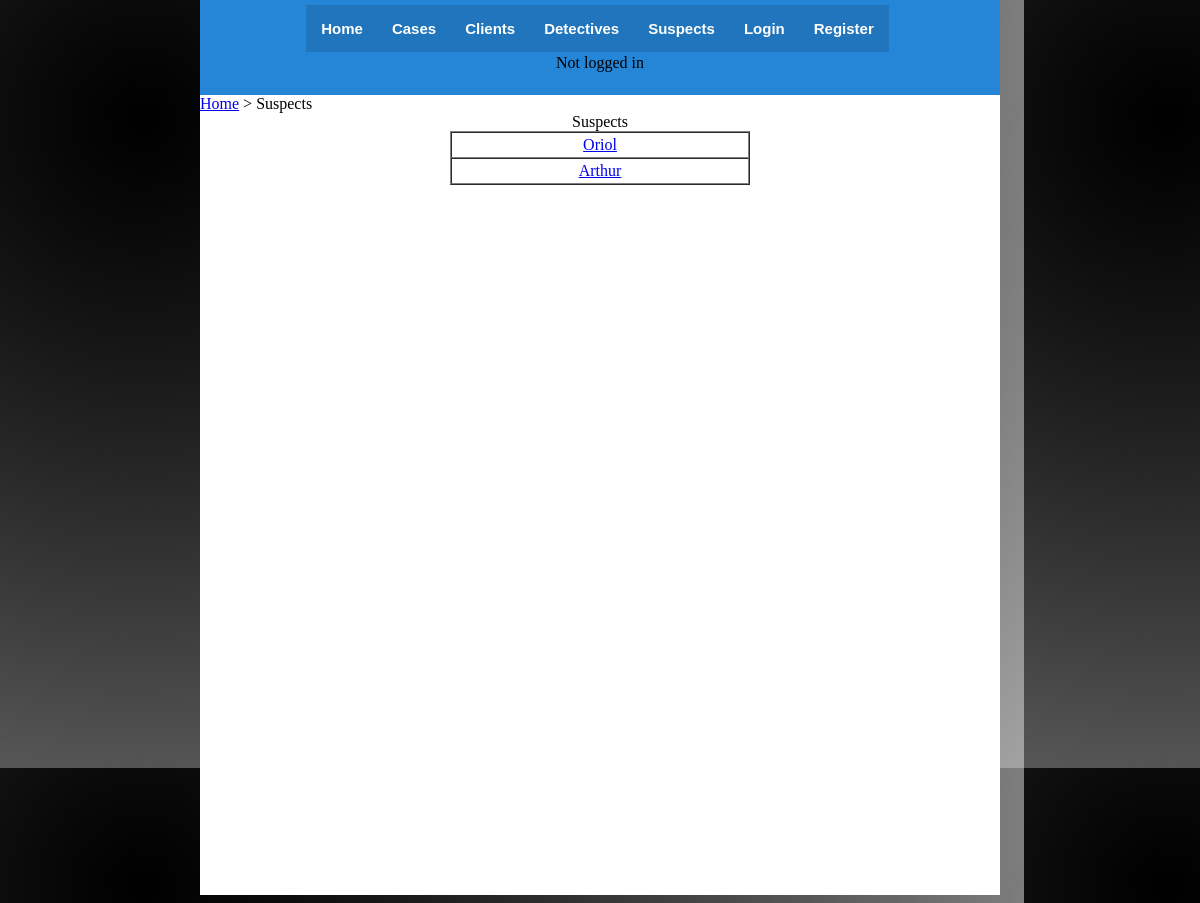
/suspects/, run on an earlier commit of the app's database.
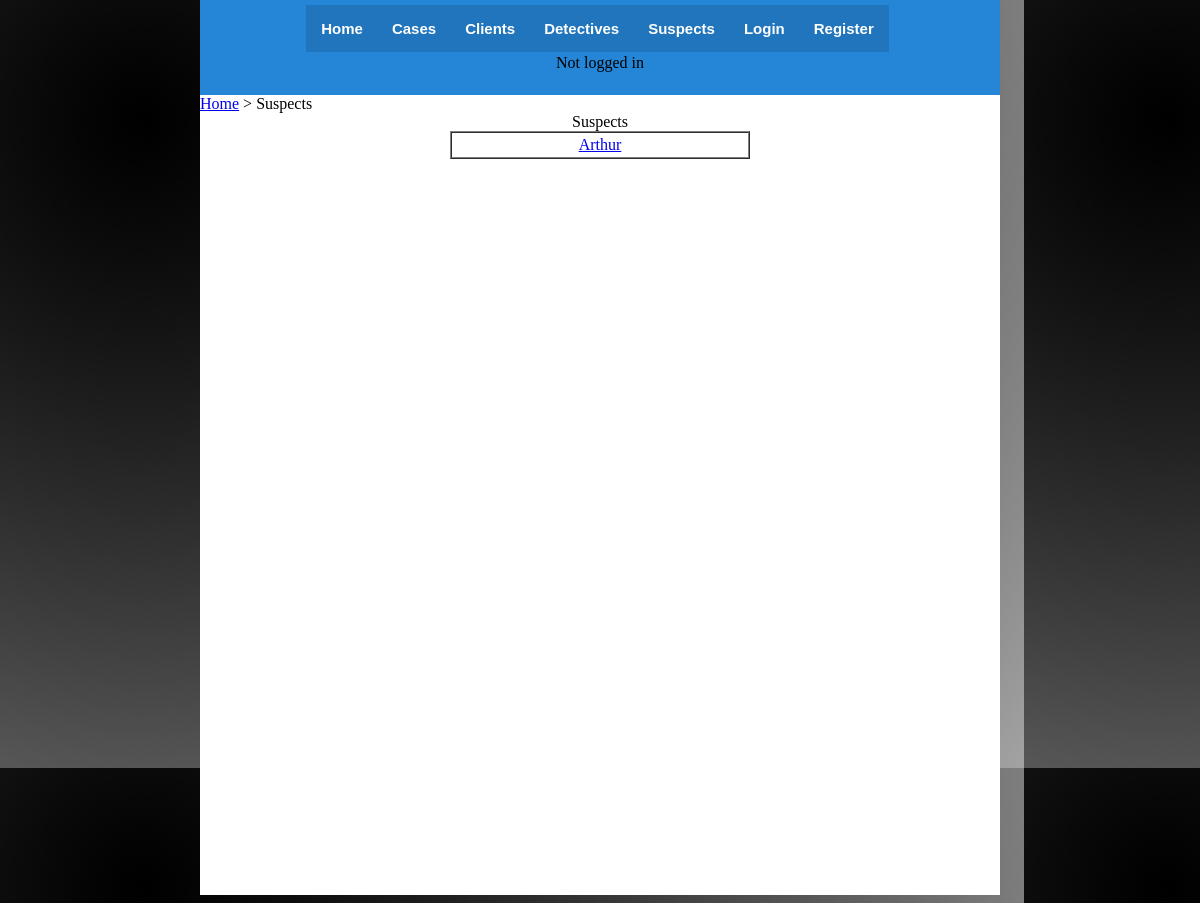
And on a later commit of the database.
### appEspionatge/models.py (models this page shows, shortened)
class Suspect(models.Model):
	id = models.AutoField(primary_key=True)
	name = models.TextField(max_length=100)
	history = models.TextField(max_length=200)

### appEspionatge/views.py (the view)
# urls.py: url(r'^suspects/$', views.suspects),
def suspects(request):
	if getFormat(request) == 'html':
		suspects = Suspect.objects.all()
		template = get_template('suspects.html')
		variables = Context({
			'user' : request.user,
			'suspects': suspects
		})
		output = template.render(variables)
	else:
		output = list_all_links(Suspect, "suspects", request)
	return HttpResponse(output)

### appEspionatge/views.py (called while the page is built)
def getFormat(request):
	formatting = request.GET.get('format')
	if formatting == 'xml':
		return 'xml'
	elif formatting == 'json':
		return 'json'
	else:
		return 'html'

### appEspionatge/templates/suspects.html (shortened to what this page needs)
{% extends "base.html" %}
{% block content %}
<div id="Route" align="left">
    <a href="/">Home</a><a> > </a>
    <a>Suspects</a>
</div>
	Suspects
	<table align="center" border="1" cellpadding="3" width="300" cellspacing="0">
	{% for suspect in suspects %}
		<tr>
			<td><a href='{{suspect.id}}'>{{suspect.name}}</a></td>
		<tr>
	{% endfor %}
	</table>
{% endblock %}

What changed in the data, as far as the page shows it:
removed Suspect: name "Oriol"
